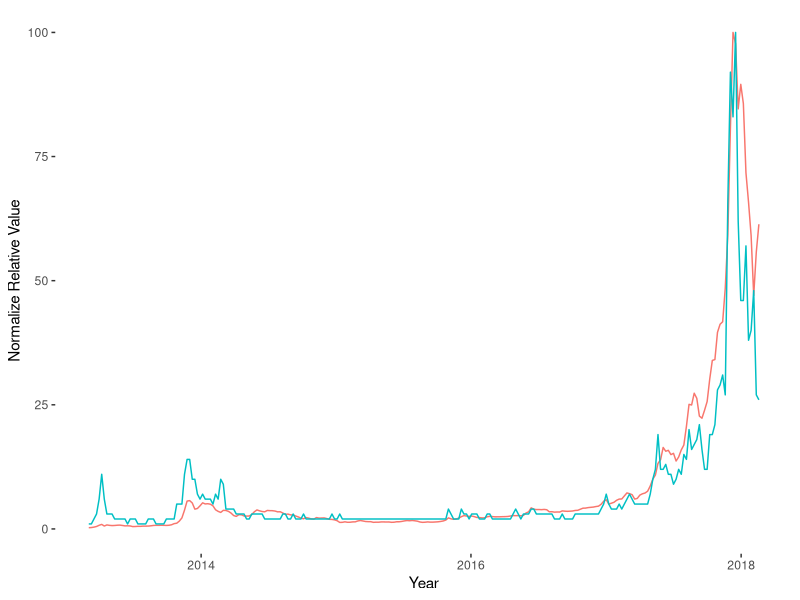
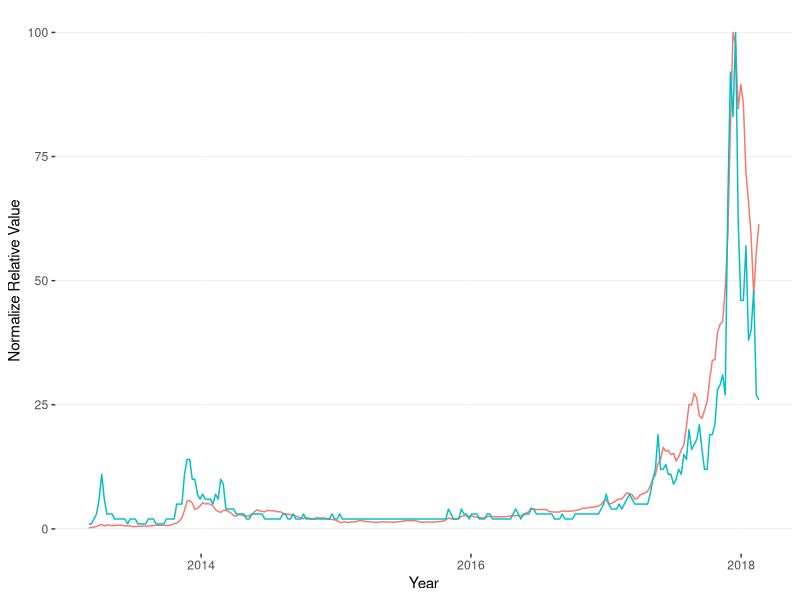
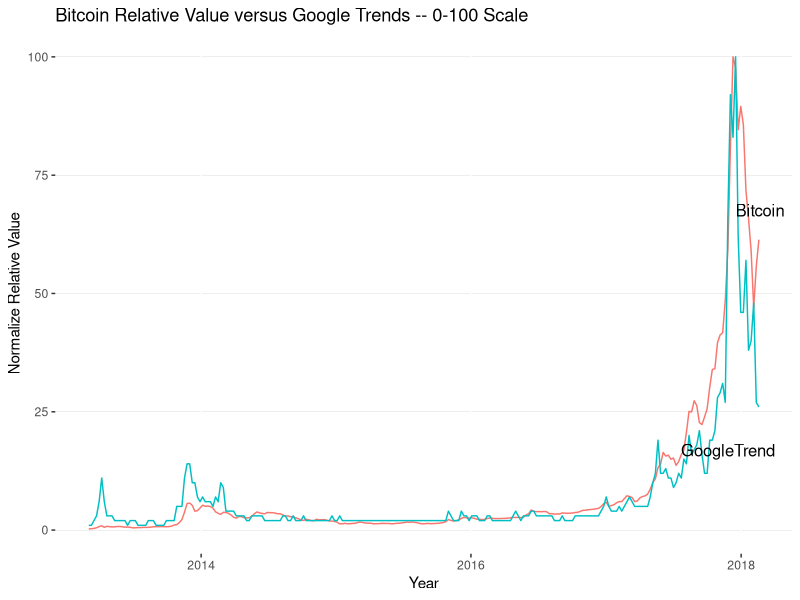

Recreate these plots in R, in order.
#R 3.3 verified
# Data Dictionary: GoogleTrendandBitcoinPriceCorr

#Packages
library(ggplot2)
library(readxl)
library(grid)
library(gridExtra)

#Load Data

color1 = '#0168bb'
color2 = '#9196aa'
color3 = '#2e5785'
color4 = '#474a54'

#Set To Location of indata folder on local machine.
setwd("~/Dropbox/NorthWestern/Predict 455 - Winter 2018/Predict455FinalProject/indata")

coindesk_googletrend <- read_excel("coindesk_googletrend.xlsx", sheet = 'coindesk-USD-close_data',
                                   col_types = c("date", "numeric", "numeric", 
                                                 "numeric"))

#View(coindesk_googletrend)
coindesk_googletrend= coindesk_googletrend[complete.cases(coindesk_googletrend), ]

maxAveragePriceTrend = max(coindesk_googletrend$`Average Close Price`)
coindesk_googletrend$AverageClosePriceNormal =( as.double(coindesk_googletrend$`Average Close Price`)
          / maxAveragePriceTrend * 100)

#Create Plots
p1 = ggplot(coindesk_googletrend, aes(Date))+
  geom_line(aes(y = AverageClosePriceNormal, colour = color1)) + 
  geom_line(aes(y = `Google Trend`, colour = color2))+
  theme(panel.background = element_blank(),legend.position="none")   +
  xlab("Year") + ylab("Normalize Relative Value")+
  ylim(0,100)
p1

p1 = ggplot(coindesk_googletrend, aes(Date))+
  geom_line(aes(y = AverageClosePriceNormal, colour = color1)) + 
  geom_line(aes(y = `Google Trend`, colour = color2))+
theme(panel.background = element_blank(),legend.position="none")+
  theme(
        panel.grid.major.y = element_line(color="black", size = .02))+
  xlab("Year") + ylab("Normalize Relative Value")+
  ylim(0,100)
p1



require(grid)


p1 = p1+ggtitle("Bitcoin Relative Value versus Google Trends -- 0-100 Scale")
p1
grid.text("Bitcoin", x = unit(.95, "npc"), y = unit(.65, "npc"))
grid.text("GoogleTrend", x = unit(0.91, "npc"), y = unit(0.25, "npc"))


#Correlations
cor(coindesk_googletrend$`Google Trend`, coindesk_googletrend$`Average Close Price` )


#Granger Test
library(lmtest)
grangertest(coindesk_googletrend$`Google Trend`~
            coindesk_googletrend$`Average Close Price`,
           )

grangertest(coindesk_googletrend$`Average Close Price` ~
              coindesk_googletrend$`Google Trend`, 
            )


